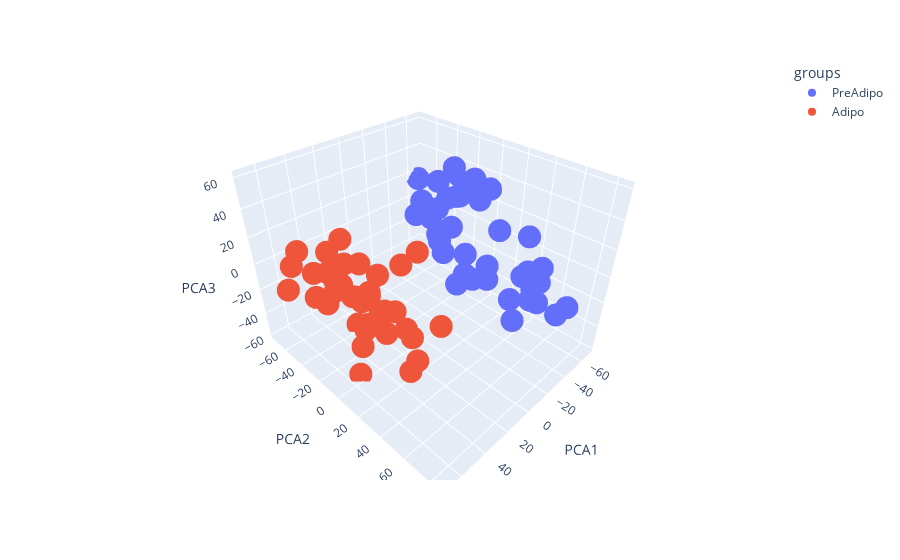

Notebook code for this chart:
### Code cell
fig = px.scatter_3d(pca_output_log_df, x='PCA1', y='PCA2', z='PCA3', color="groups")
fig.show()
